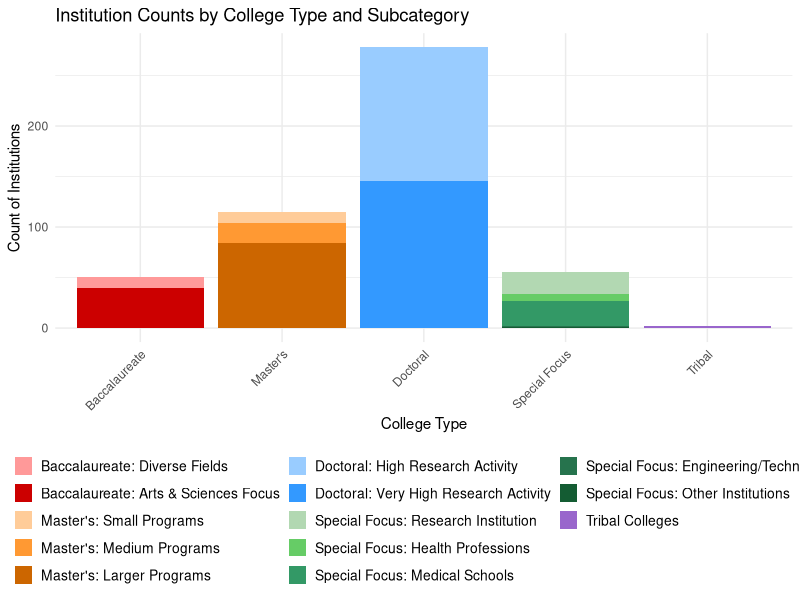
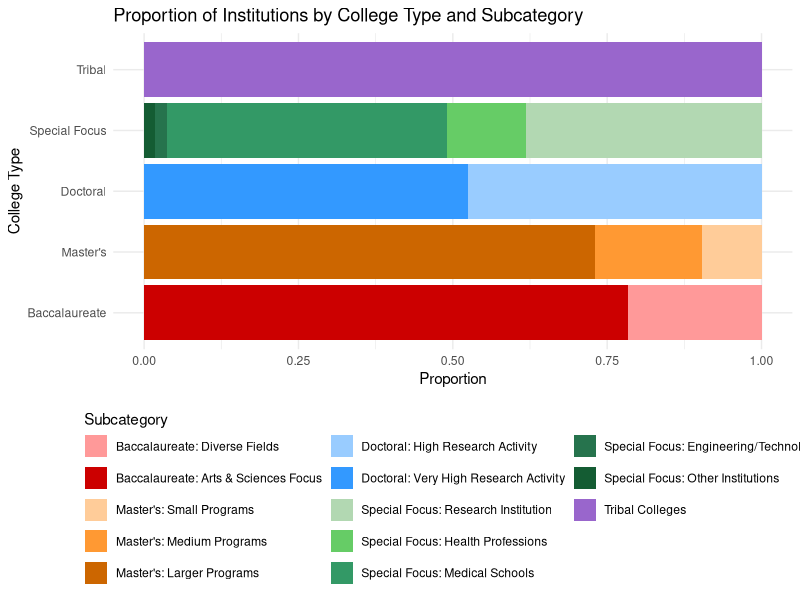
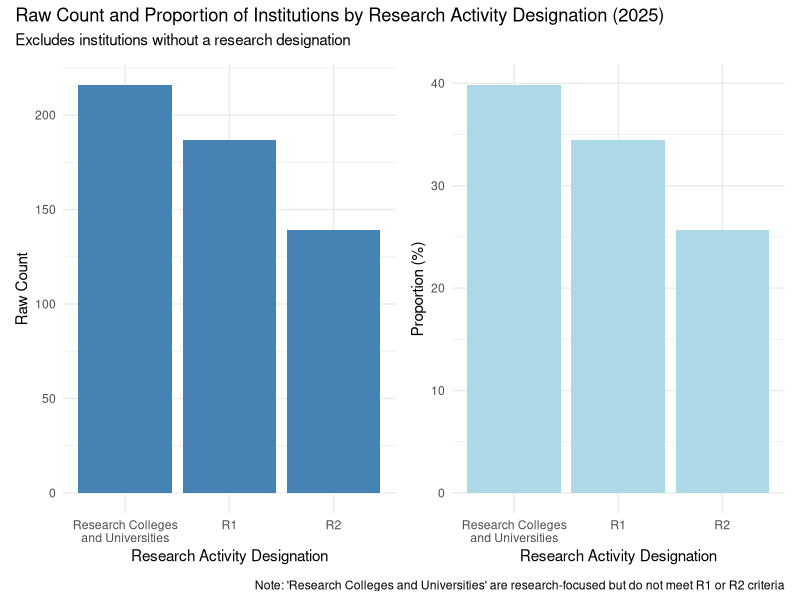
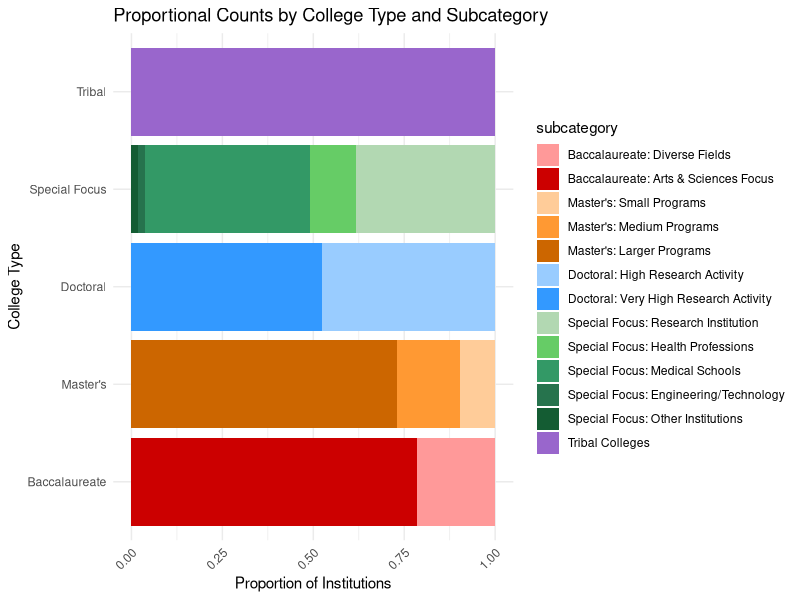
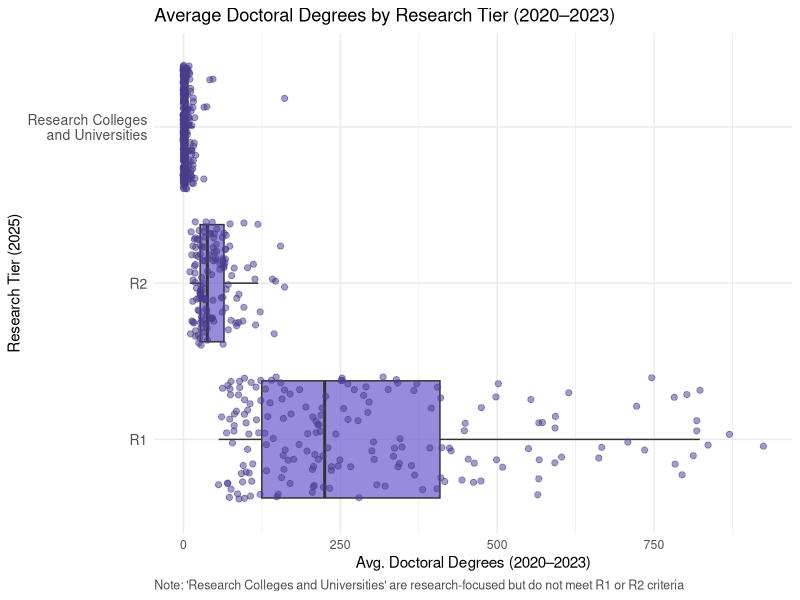

The R script that drew these images, in order: (Note: this script raises an error after producing the figures.)
## ---- chunk 1
#install.packages("patchwork")
#install.packages("scales")

## ---- chunk 2
library(tidyverse)
library(readr)
library(tidyr)
library(dplyr)
library(lubridate)  # for Datetime formatting
library(stringr)  # for extracting URL
library(patchwork)  # for putting multiple graphs on one fig
library(scales)

## ---- chunk 3
classification_stats <- read_csv("carnegie_classification_stats - CLEAN.csv")

spending_doctorate_awards <- read_csv("carnegie_spending_doctorate_awards - CLEAN.csv")
## ---- chunk 4
#head(classification_stats)
colnames(classification_stats)
summary(classification_stats)

head(spending_doctorate_awards)
colnames(spending_doctorate_awards)
summary(spending_doctorate_awards)
## ---- chunk 5
classification_df <- data.frame(classification_stats)
class(classification_df)

spending_df <- data.frame(spending_doctorate_awards)
class(spending_df)
## ---- chunk 6
# Confirming column names on what to join by
colnames(classification_df)
colnames(spending_df)
## ---- chunk 7
# Perform full join on 'unitid'
combined_df <- full_join(classification_df, spending_df, by = "unitid")

# Confirm join and notice duplicate column names
colnames(combined_df)
## ---- chunk 8
# Duplicate School Names (there are 12)
combined_df %>%
  filter(name.x != name.y) %>%
  select(unitid, name.x, name.y)

# Duplicate City Names (there is 1, 'Des Moines' and 'West Des Moines')
combined_df %>%
  filter(city.x != city.y ) %>%
  select(unitid, city.x, city.y)

# Duplicate State Names (there are no duplicates)
combined_df %>%
  filter(state.x != state.y) %>%
  select(unitid, state.x, state.y)

# Create a new dataframe for mismatched rows
mismatched <- combined_df %>%
  filter(name.x != name.y | city.x != city.y | state.x != state.y) %>%
  select(unitid, name.x, name.y, city.x, city.y, state.x, state.y)

# View the mismatched rows
print(mismatched)

## ---- chunk 9
# Function to replace NULL with NA

replace_null_with_na <- function(x) {
  if (is.list(x)) {
    # Apply recursively if it's a list (to handle nested data frames)
    return(lapply(x, replace_null_with_na))
  } else if (is.null(x)) {
    return(NA)  # Replace NULL with NA
  } else {
    return(x)  # Otherwise, return the value unchanged
  }
}

# Use it to apply to a data frame
combined_df_na <- combined_df %>%
  mutate(across(everything(), replace_null_with_na))

# View the result
summary(combined_df_na)
## ---- chunk 10
# Display a table of the count of missing values (NAs) per column
missing_data <- combined_df_na %>% 
  summarise(across(everything(), ~ sum(is.na(.)))) %>%
  gather(key = "column_name", value = "NAs")

print(missing_data)

## ---- chunk 11
# Filter rows where name.x or name.y is NA, and select unitid, name.x, name.y
rows_with_na_names <- combined_df_na %>%
  filter(is.na(name.x) | is.na(name.y)) %>%
  select(unitid, name.x, name.y, city.x, city.y)

print(rows_with_na_names)
# Sould be referring to Penn State, with 2 different unitid AND different school name spelling

## ---- chunk 12
# Recode main college type and subcategory
combined_df_na_cleaned <- combined_df_na %>%
  mutate(
    college_type = case_when(
      grepl("Baccalaureate Colleges", classific_2021) ~ "Baccalaureate",
      grepl("Master's Colleges & Universities", classific_2021) ~ "Master's",
      grepl("Doctoral Universities", classific_2021) ~ "Doctoral",
      grepl("Tribal Colleges and Universities", classific_2021) ~ "Tribal",
      grepl("Special Focus Four-Year", classific_2021) ~ "Special Focus",
      TRUE ~ NA_character_
    ),
    subcategory = case_when(
      grepl("Master's Colleges & Universities: Small Programs", classific_2021) ~ "Master's: Small Programs",
      grepl("Master's Colleges & Universities: Medium Programs", classific_2021) ~ "Master's: Medium Programs",
      grepl("Master's Colleges & Universities: Larger Programs", classific_2021) ~ "Master's: Larger Programs",
      grepl("Doctoral Universities: High Research Activity", classific_2021) ~ "Doctoral: High Research Activity",
      grepl("Doctoral Universities: Very High Research Activity", classific_2021) ~ "Doctoral: Very High Research Activity",
      grepl("Doctoral/Professional Universities", classific_2021) ~ "Doctoral: Professional Universities",
      grepl("Baccalaureate Colleges: Diverse Fields", classific_2021) ~ "Baccalaureate: Diverse Fields",
      grepl("Baccalaureate Colleges: Arts & Sciences Focus", classific_2021) ~ "Baccalaureate: Arts & Sciences Focus",
      grepl("Special Focus Four-Year: Research Institution", classific_2021) ~ "Special Focus: Research Institution",
      grepl("Special Focus Four-Year: Other Health Professions Schools", classific_2021) ~ "Special Focus: Health Professions",
      grepl("Special Focus Four-Year: Medical Schools & Centers", classific_2021) ~ "Special Focus: Medical Schools",
      grepl("Special Focus Four-Year: Engineering and Other Technology-Related Schools", classific_2021) ~ "Special Focus: Engineering/Technology",
      grepl("Special Focus Four-Year: Other Special Focus Institutions", classific_2021) ~ "Special Focus: Other Institutions",
      grepl("Tribal Colleges and Universities", classific_2021) ~ "Tribal Colleges",
      TRUE ~ NA_character_
    )
  ) %>%
  filter(!is.na(college_type) & !is.na(subcategory))

# Set factor levels for custom order of college_type
combined_df_na_cleaned$college_type <- factor(combined_df_na_cleaned$college_type,
  levels = c("Baccalaureate", "Master's", "Doctoral", "Special Focus", "Tribal")
)

# Set factor levels for custom order of subcategories
combined_df_na_cleaned$subcategory <- factor(combined_df_na_cleaned$subcategory, levels = c(
  "Baccalaureate: Diverse Fields",
  "Baccalaureate: Arts & Sciences Focus",
  "Master's: Small Programs",
  "Master's: Medium Programs",
  "Master's: Larger Programs",
  "Doctoral: High Research Activity",
  "Doctoral: Very High Research Activity",
  "Doctoral: Professional Universities",
  "Special Focus: Research Institution",
  "Special Focus: Health Professions",
  "Special Focus: Medical Schools",
  "Special Focus: Engineering/Technology",
  "Special Focus: Other Institutions",
  "Tribal Colleges"
))

# Custom shaded color palette
color_palette_shaded <- c(
  # Reds for Baccalaureate
  "Baccalaureate: Diverse Fields" = "#ff9999",
  "Baccalaureate: Arts & Sciences Focus" = "#cc0000",
  
  # Oranges for Master's
  "Master's: Small Programs" = "#ffcc99",
  "Master's: Medium Programs" = "#ff9933",
  "Master's: Larger Programs" = "#cc6600",
  
  # Blues for Doctoral
  "Doctoral: High Research Activity" = "#99ccff",
  "Doctoral: Very High Research Activity" = "#3399ff",
  "Doctoral: Professional Universities" = "#003366",
  
  # Greens for Special Focus
  "Special Focus: Research Institution" = "#b2d8b2",
  "Special Focus: Health Professions" = "#66cc66",
  "Special Focus: Medical Schools" = "#339966",
  "Special Focus: Engineering/Technology" = "#26734d",
  "Special Focus: Other Institutions" = "#145c33",
  
  # Purple for Tribal
  "Tribal Colleges" = "#9966cc"
)
## ---- chunk 13
p1 <- ggplot(combined_df_na_cleaned, aes(x = college_type, fill = subcategory)) + 
  geom_bar(position = "stack") +
  scale_fill_manual(values = color_palette_shaded) +
  labs(title = "Institution Counts by College Type and Subcategory",
       x = "College Type", y = "Count of Institutions") +
  theme_minimal() +
  theme(
    legend.position = "bottom",
    legend.title = element_blank(),
    legend.box = "horizontal",
    legend.text = element_text(size = 10),
    legend.key.size = unit(0.5, "cm"),
    legend.box.just = "center",
    legend.spacing.x = unit(0.5, 'cm'),
    legend.spacing.y = unit(0.25, 'cm'),
    legend.key.height = unit(0.5, "cm"),
    axis.text.x = element_text(angle = 45, hjust = 1)
  ) +
  guides(fill = guide_legend(ncol = 3, title = "Subcategory"))

p1

## ---- chunk 14
# Ensure college_type factor order is set (if not already done)
combined_df_na_cleaned$college_type <- factor(combined_df_na_cleaned$college_type,
  levels = c("Baccalaureate", "Master's", "Doctoral", "Special Focus", "Tribal")
)

# Proportion stacked bar plot (horizontal) with 4 columns for the legend
p2 <- ggplot(combined_df_na_cleaned, aes(y = college_type, fill = subcategory)) + 
  geom_bar(position = "fill") +
  scale_fill_manual(
    values = color_palette_shaded,
    name = "Subcategory",  # Legend title
    guide = guide_legend(ncol = 3, title.position = "top") 
  ) +
  labs(
    title = "Proportion of Institutions by College Type and Subcategory",
    x = "Proportion", 
    y = "College Type"
  ) +
  theme_minimal() +
  theme(
    axis.text.y = element_text(angle = 0),
    legend.position = "bottom"
  )

# Print the plot
p2

## ---- chunk 15

# Prepare the data and drop NA
plot_data <- combined_df_na %>%
  filter(!is.na(research_tier_2025)) %>%
  mutate(
    research_tier_2025 = factor(
      research_tier_2025,
      levels = c("Research Colleges and Universities",
                 "Research 1: Very High Research Spending and Doctorate Production", 
                 "Research 2: High Research Spending and Doctorate Production")
    )
  ) %>%
  count(research_tier_2025) %>%
  mutate(percentage = n / sum(n) * 100)  # Calculate percentage for pie chart

# Raw count bar plot
raw_count_plot <- ggplot(plot_data, aes(x = research_tier_2025, y = n)) +
  geom_bar(stat = "identity", fill = "steelblue") +
  labs(
    x = "Research Activity Designation",
    y = "Raw Count"
  ) +
  theme_minimal() +
  scale_x_discrete(labels = c(
    "Research Colleges and Universities" = "Research Colleges\nand Universities", 
    "Research 1: Very High Research Spending and Doctorate Production" = "R1", 
    "Research 2: High Research Spending and Doctorate Production" = "R2"
  ))

# Proportional bar plot (percentage)
proportional_plot <- ggplot(plot_data, aes(x = research_tier_2025, y = percentage)) +
  geom_bar(stat = "identity", fill = "lightblue") +
  labs(
    x = "Research Activity Designation",
    y = "Proportion (%)"
  ) +
  theme_minimal() +
  scale_x_discrete(labels = c(
    "Research Colleges and Universities" = "Research Colleges\nand Universities", 
    "Research 1: Very High Research Spending and Doctorate Production" = "R1", 
    "Research 2: High Research Spending and Doctorate Production" = "R2"
  ))

# Combine the two plots and add a single title, subtitle, and caption for the whole figure
combined_plot <- raw_count_plot + proportional_plot + 
  plot_layout(guides = 'collect') +
  plot_annotation(
    title = "Raw Count and Proportion of Institutions by Research Activity Designation (2025)",
    subtitle = "Excludes institutions without a research designation",
    caption = "Note: 'Research Colleges and Universities' are research-focused but do not meet R1 or R2 criteria"
  )

# Print the combined plot
combined_plot

## ---- chunk 16
ggplot(combined_df_na_cleaned, aes(y = college_type, fill = subcategory)) + 
  geom_bar(position = "fill") +  # This scales the bars to 100% for each college type
  scale_fill_manual(values = color_palette_shaded) +  # Apply the custom color palette
  labs(title = "Proportional Counts by College Type and Subcategory",
       x = "Proportion of Institutions",  # This will now show proportion
       y = "College Type") +              # This will remain the college type
  theme_minimal() +
  theme(axis.text.y = element_text(angle = 0),    # Keep y-axis labels horizontal
        axis.text.x = element_text(angle = 45, hjust = 1))  # Rotate x-axis labels for readability

## ---- chunk 17
# Clean data and relabel tiers
clean_df <- combined_df_na %>%
  filter(!is.na(avg_num_doc_degrees_2020_2023), !is.na(research_tier_2025)) %>%
  mutate(
    research_tier_2025 = recode(
      research_tier_2025,
      "Research 1: Very High Research Spending and Doctorate Production" = "R1",
      "Research 2: High Research Spending and Doctorate Production" = "R2",
      "Research Colleges and Universities" = "Research Colleges\nand Universities"
    )
  )

# Plot with horizontal box and whiskers
ggplot(clean_df, aes(x = avg_num_doc_degrees_2020_2023, y = research_tier_2025)) +
  geom_boxplot(fill = "slateblue", alpha = 0.7, outlier.shape = NA) +
  geom_jitter(color = "darkslateblue", alpha = 0.5, size = 1.8) +
  labs(
    title = "Average Doctoral Degrees by Research Tier (2020–2023)",
    x = "Avg. Doctoral Degrees (2020–2023)",
    y = "Research Tier (2025)",
    caption = "Note: 'Research Colleges and Universities' are research-focused but do not meet R1 or R2 criteria"
  ) +
  theme_minimal() +
  theme(
    plot.caption = element_text(hjust = 0, size = 9, color = "gray30"),
    axis.text.y = element_text(size = 10)
  )

## ---- chunk 18
# Calculate the counts without proportions
clean_df_long <- clean_df_long %>%
  group_by(academic_year) %>%
  mutate(total_degrees = sum(num_doc_degrees)) %>%
  ungroup()

# Stacked bar graph of Doctoral Degrees by Research Tier and Academic Year with regular counts
ggplot(clean_df_long, aes(x = academic_year, y = num_doc_degrees, fill = research_tier_2025)) +
  geom_bar(stat = "identity", position = "stack") +  # Stack the bars
  labs(
    title = "Doctoral Degrees Conferred by Research Tier and Academic Year (2020–2023)",
    x = "Academic Year",
    y = "Count of Doctoral Degrees",
    fill = "Research Tier",
    caption = "Note: 'Research Colleges and Universities' are research-focused but do not meet R1 or R2 criteria"
  ) +
  theme_minimal() +
  theme(
    plot.caption = element_text(hjust = 0, size = 9, color = "gray30"),
    axis.text.x = element_text(size = 10)  # No angle on x-axis labels
  ) +
  scale_x_discrete(
    labels = c("num_doc_degrees_2020_2021" = "2020-2021", 
               "num_doc_degrees_2021_2022" = "2021-2022", 
               "num_doc_degrees_2022_2023" = "2022-2023")
  ) +
  scale_y_continuous(
    limits = c(0, 80000), 
    expand = c(0, 0)
  )

## ---- chunk 19
# Ensure all combinations of 'public_private_profit' and 'research_tier_2025' are represented
plot_df_clean <- combined_df_na %>%
  filter(!is.na(public_private_profit), !is.na(research_tier_2025)) %>%
  count(research_tier_2025, public_private_profit) %>%
  complete(research_tier_2025, public_private_profit, fill = list(n = 0))  # Fill missing combinations with 0

# Create the plot
ggplot(plot_df_clean, aes(x = public_private_profit, y = n, fill = research_tier_2025)) +
  geom_bar(position = "dodge", stat = "identity", width = 0.7) +  # Adjust width for equal bar widths
  labs(
    title = "Count of Institutions by Type and Research Activity Designation (2025)",
    subtitle = "Excludes institutions without a research designation",
    x = "Institution Type",
    y = "Count of Institutions",
    fill = "Research Activity Designation",
    caption = "Note: 'Research Colleges and Universities' are research-focused but do not meet R1 or R2 criteria"
  ) +
  theme_minimal() +
  scale_x_discrete(labels = c(
    "Public" = "Public", 
    "Private non-profit" = "Private (non-profit)", 
    "Private for-profit" = "Private (for-profit)"
  )) +
  scale_y_continuous(limits = c(0, 150), expand = c(0, 0)) +
  scale_fill_manual(
    values = c(
      "Research Colleges and Universities" = "palevioletred",  # Research Colleges stand out
      "Research 1: Very High Research Spending and Doctorate Production" = "steelblue",  # R1 color
      "Research 2: High Research Spending and Doctorate Production" = "cornflowerblue"  # R2 color
    ),
    labels = c(
      "Research Colleges and Universities" = "Research Colleges\nand Universities", 
      "Research 1: Very High Research Spending and Doctorate Production" = "R1", 
      "Research 2: High Research Spending and Doctorate Production" = "R2"
    )
  ) +
  theme(
    axis.text.y = element_text(size = 10),
    legend.position = "bottom",  # Move the legend to the bottom
    legend.box = "horizontal",   # Makes the legend horizontal
    legend.title = element_text(size = 12),  # Adding legend title size
    axis.text.x = element_text(angle = 0, hjust = 0.5)  # Set x-axis labels to 0 degrees (normal)
  )
## ---- chunk 20
ggplot(plot_df_clean, aes(x = research_tier_2025, y = n, fill = public_private_profit)) +
  geom_bar(position = "dodge", stat = "identity", width = 0.7) +
  labs(
    title = "Count of Institutions by Research Activity Designation and Type (2025)",
    subtitle = "Excludes institutions without a research designation",
    x = "Research Activity Designation",
    y = "Count of Institutions",
    fill = "Institution Type",
    caption = "Note: 'Research Colleges and Universities' are research-focused but do not meet R1 or R2 criteria"
  ) +
  theme_minimal() +
  scale_x_discrete(labels = c(
    "Research Colleges and Universities" = "Research Colleges\nand Universities", 
    "Research 1: Very High Research Spending and Doctorate Production" = "R1", 
    "Research 2: High Research Spending and Doctorate Production" = "R2"
  )) +
  scale_y_continuous(limits = c(0, 150), expand = c(0, 0)) +
  scale_fill_manual(
    values = c(
      "Public" = "seagreen", 
      "Private not-for-profit" = "darkorange", 
      "Private for-profit" = "saddlebrown"
    ),
    labels = c(
      "Public" = "Public",
      "Private not-for-profit" = "Private (non-profit)",
      "Private for-profit" = "Private (for-profit)"
    )
  ) +
  theme(
    axis.text.y = element_text(size = 10),
    axis.text.x = element_text(angle = 0, hjust = 0.5),
    legend.position = "bottom",
    legend.box = "horizontal",
    legend.title = element_text(size = 12)
  )

## ---- chunk 21

# Using Reg-ex and turning values numeric for herd_fy22 data
df1$herd_fy22 <- as.numeric(gsub("[$,]", "", df1$herd_fy22))

ggplot(df1, aes(x = herd_fy22)) +
  geom_histogram(bins = 20) +
  labs(title = "Histogram of HERD Spending in FY22",
       x = "HERD Spending (in Billions)",
       y = "Number of Institutions") +
  theme_minimal() 
## ---- chunk 22
# Calculate average admissions rate by research tier

clean_df_long <- combined_df %>%
  group_by(academic_year) %>%
  mutate(total_degrees = sum(num_doc_degrees)) %>%
  ungroup()

avg_admissions <- clean_df_long %>%
  group_by(research_tier_2025) %>%
  summarize(mean_admissions_rate = mean(admissions_rate, na.rm = TRUE))

# Plot the average admissions rate by research tier
ggplot(avg_admissions, aes(x = reorder(research_tier_2025, -mean_admissions_rate), 
                           y = mean_admissions_rate, 
                           fill = research_tier_2025)) +
  geom_col(width = 0.6) +
  labs(
    title = "Average Undergraduate Admissions Rate by Research Tier",
    x = "Research Tier",
    y = "Average Admissions Rate (%)",
    fill = "Research Tier"
  ) +
  scale_y_continuous(labels = scales::percent_format(accuracy = 1)) +
  theme_minimal() +
  theme(
    legend.position = "none",
    axis.text.x = element_text(size = 10)
  )

# Define custom colors for each research tier
tier_colors <- c(
  "Research 1 (R1)" = "#1f77b4",   # blue
  "Research 2 (R2)" = "#ff7f0e",   # orange
  "Research Colleges and Universities" = "#2ca02c"  # green
)

# Boxplot of total enrollment by research tier with color
ggplot(clean_df_long, aes(x = research_tier_2025, y = total_enrollment, fill = research_tier_2025)) +
  geom_boxplot(alpha = 0.8, outlier.color = "gray50", outlier.shape = 16) +
  scale_fill_manual(values = tier_colors) +
  labs(
    title = "Distribution of Total Enrollment by Research Tier",
    x = "Research Tier",
    y = "Total Enrollment",
    fill = "Research Tier"
  ) +
  theme_minimal() +
  theme(
    axis.text.x = element_text(size = 10),
    legend.position = "none"  # Hide legend if x-axis labels are descriptive
  ) +
  scale_y_continuous(labels = scales::comma)

## ---- chunk 23

# Clean the spending column (remove $ and commas and convert to numeric)
clean_df_long <- combined_df %>%
  mutate(
    herd_avg_fy21_to_fy23 = as.numeric(gsub("[$,]", "", herd_avg_fy21_to_fy23))
  )

# Optional: Rename tiers for cleaner display (if needed)
clean_df_long <- clean_df_long %>%
  mutate(research_tier_2025 = case_when(
    grepl("Research 1", research_tier_2025) ~ "Research 1 (R1)",
    grepl("Research 2", research_tier_2025) ~ "Research 2 (R2)",
    TRUE ~ "Research Colleges and Universities"
  ))

# Scatter plot of research spending vs doctoral degrees
ggplot(clean_df_long, aes(
  x = herd_avg_fy21_to_fy23,
  y = avg_num_doc_degrees_2020_2023,
  color = research_tier_2025
)) +
  geom_point(alpha = 0.8, size = 3) +
  scale_color_brewer(palette = "Set2") +
  scale_x_continuous(labels = dollar_format()) +
  labs(
    title = "Avg. Research Spending vs. Doctoral Degrees (2020–2023)",
    x = "Avg. Research Spending (FY21–FY23)",
    y = "Avg. Number of Doctoral Degrees",
    color = "Research Tier"
  ) +
  theme_minimal() +
  theme(
    plot.title = element_text(size = 14, face = "bold"),
    axis.text.x = element_text(angle = 45, hjust = 1)
  )
